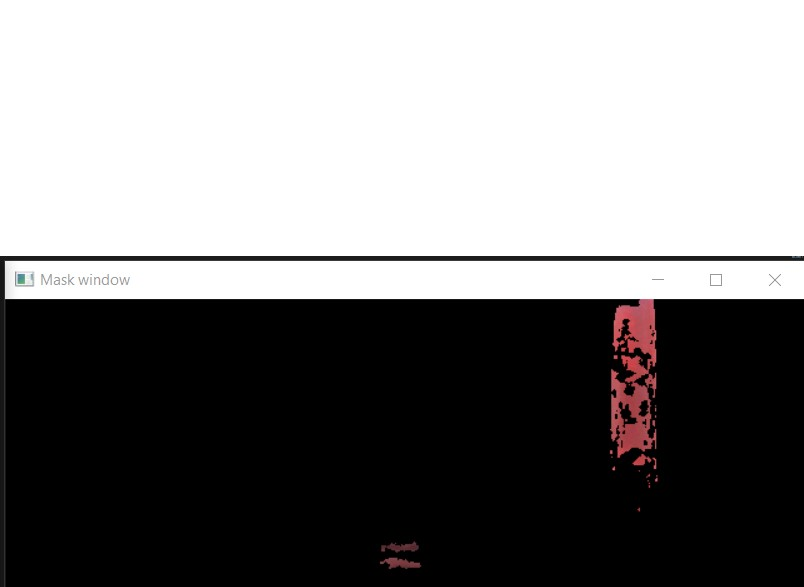
#> input picture red pen lid.jpg, 804 x 587 px, given in place of the camera
$ python 'Red motion detector.py'
#> lines starting #> are read from the running program, lines starting #| are printed output that depends on the picture; after the words box and inside, x2 and y2 are one past the last pixel; in counts of white or black regions, pixels touching at a corner belong together
from __future__ import print_function

import cv2 # Import the OpenCV library
import numpy as np # Import Numpy library
import matplotlib.pyplot as plt


def main():
    """
    Main method of the program.
    """

    # Create a VideoCapture object
    cap = cv2.VideoCapture(0)


    # Create the background subtractor object
    # Use the last 700 video frames to build the background
    back_sub = cv2.createBackgroundSubtractorMOG2(history=500,
        varThreshold=50, detectShadows=True)

    # Create kernel for morphological operation
    # You can tweak the dimensions of the kernel
    # e.g. instead of 20,20 you can try 30,30.
    kernel = np.ones((20,20),np.uint8)

    while(1):

        # Capture frame-by-frame
        # This method returns True/False as well
        # as the video frame.
        ret, frame = cap.read()
#> frame is the input picture: shape (587, 804, 3); mean B, G, R 128.8, 128.8, 129.8

        hsv = cv2.cvtColor(frame,cv2.COLOR_BGR2HSV)
#> hsv: shape (587, 804, 3); mean H, S, V 3, 5.6, 129.9
        lower_colour = np.array([170,120,10])
        upper_colour = np.array([180,255,255])
        mask=cv2.inRange(hsv,lower_colour,upper_colour)
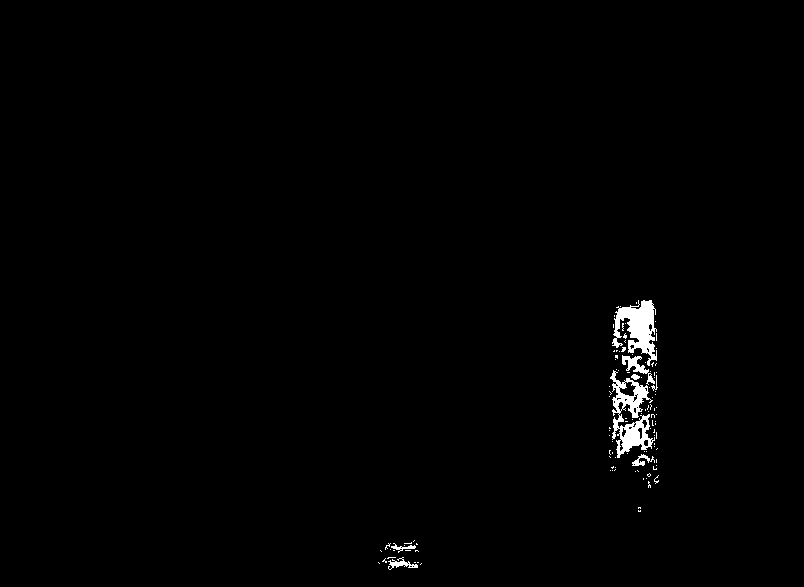
#> mask: shape (587, 804); 0.89% white; 110 white regions (102 under 20 px), largest, box (x1, y1, x2, y2) and area: (610, 370, 655, 458) 1653, (612, 300, 657, 366) 1502, (622, 355, 655, 385) 288
        # Use every frame to calculate the foreground mask and update
        # the background
        fg_mask = back_sub.apply(frame)
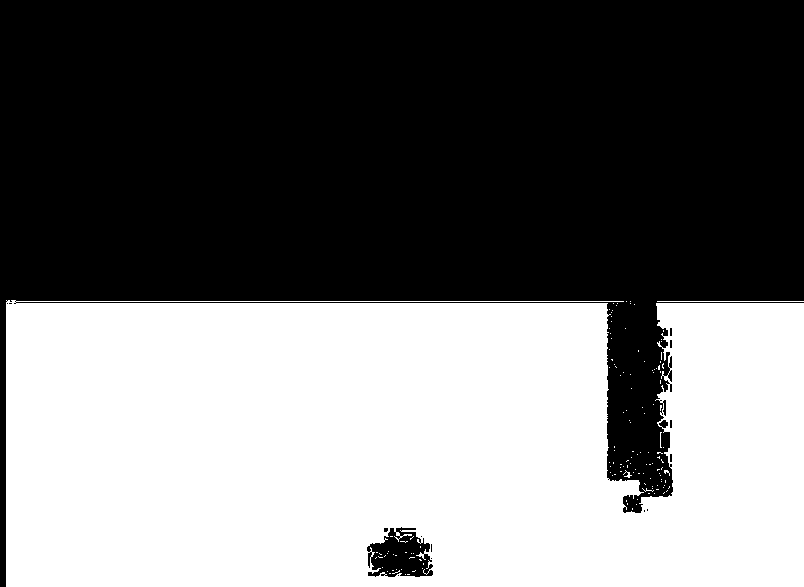
#> fg_mask: shape (587, 804); values 127 (black) and 255 (white), 45.4% white; 140 white regions (137 under 20 px), largest, box (x1, y1, x2, y2) and area: (6, 300, 804, 587) 213768, (657, 301, 804, 302) 147, (623, 470, 632, 478) 25

        # Close dark gaps in foreground object using closing
        fg_mask = cv2.morphologyEx(fg_mask, cv2.MORPH_CLOSE, kernel)
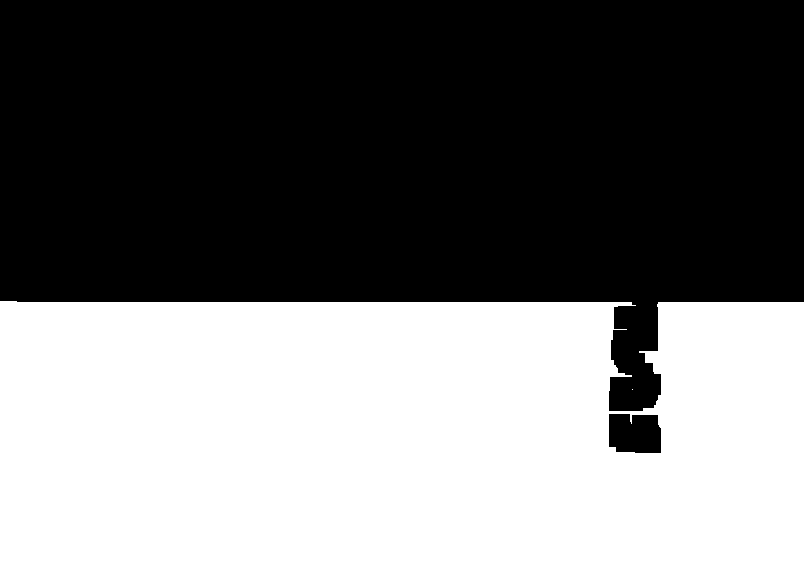
#> fg_mask: shape (587, 804); values 127 (black) and 255 (white), 47.2% white; 2 white regions (1 under 20 px), largest, box (x1, y1, x2, y2) and area: (0, 301, 804, 587) 222655

        # Remove salt and pepper noise with a median filter
        fg_mask = cv2.medianBlur(fg_mask, 5)
#> fg_mask: shape (587, 804); values 127 (black) and 255 (white), 47.2% white; 1 white region, box (x1, y1, x2, y2) and area: (0, 301, 804, 587) 222639

        # Threshold the image to make it either black or white
        _, fg_mask = cv2.threshold(fg_mask,200,255,cv2.THRESH_BINARY)
#> fg_mask: shape (587, 804); 47.2% white; 1 white region

        # Find the index of the largest contour and draw bounding box
        fg_mask_bb = fg_mask
        contours, hierarchy = cv2.findContours(mask,cv2.RETR_TREE,cv2.CHAIN_APPROX_SIMPLE)[-2:]
#> contours = 153 contours, 138 with area under 20; largest, box (x1, y1, x2, y2) and area: (610, 370, 655, 458) 1742, (612, 300, 657, 366) 1332, (622, 355, 655, 385) 220, (619, 381, 637, 397) 158, (388, 557, 418, 570) 95
        areas = [cv2.contourArea(c) for c in contours]
#> areas = 153 values, max 1742 at index 93, min 0 at index 0, mean 27.14

        # If there are no countours
        if len(areas) < 1 :


            # If "q" is pressed on the keyboard,
            # exit this loop
            if cv2.waitKey(30) & 0xFF == ord('q'):
                break

            # Go to the top of the while loop
            continue

        else:
            # Find the largest moving object in the image
            max_index = np.argmax(areas)
#> max_index = 93


        # Draw the bounding box
            cnt = contours[max_index]
#> cnt = contour of 333 points, box (x1, y1, x2, y2) (610, 370, 655, 458), area 1742
            x,y,w,h = cv2.boundingRect(cnt)
#> x = 610; y = 370; w = 45; h = 88

            cv2.rectangle(frame,(x,y),(x+w,y+h),(0,255,0),5)


        # Draw circle in the center of the bounding box
            x2 = x + int(w/2)
#> x2 = 632
            y2 = y + int(h/2)
#> y2 = 414

            cv2.circle(frame,(x2,y2),5,(0,255,0),5)

            rect = cv2.minAreaRect(cnt)
#> rect = ((632.2, 413), (42.04, 87.15), -1.88)
            box = cv2.boxPoints(rect)
#> box = [[612.6, 457.2], [609.7, 370.1], [651.8, 368.7], [654.6, 455.8]]
            box = np.int0(box)
#> box = [[612, 457], [609, 370], [651, 368], [654, 455]]
            cv2.drawContours(frame,[box],0,(0,0,255),2)


        # Print the centroid coordinates (we'll use the center of the
        # bounding box) on the image
            text = "x: " + str(x2) + ", y: " + str(y2)
#> text = 'x: 632, y: 414'

            print('Centre of contour box:',text)
#| Centre of contour box: x: 632, y: 414


            cv2.putText(frame, text, (x2 - 5, y2 - 10),
                    cv2.FONT_HERSHEY_SIMPLEX, 0.3, (0, 255, 0), 2)
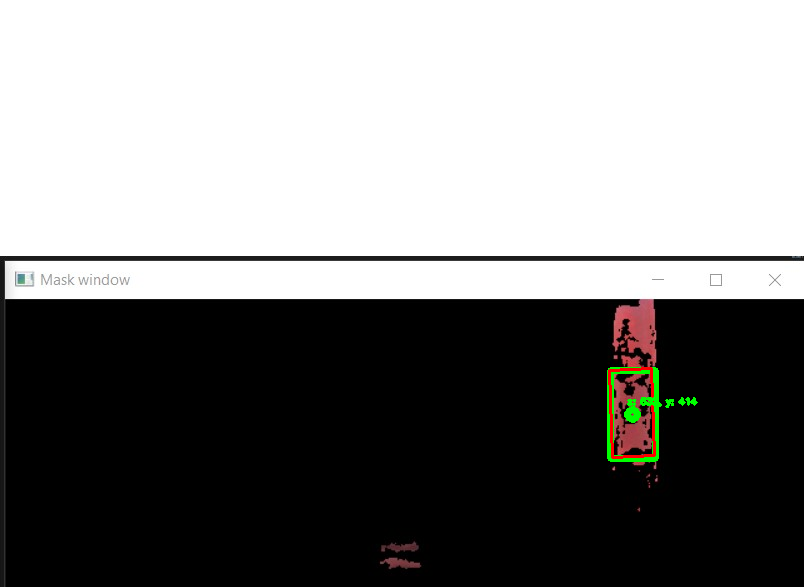
#> frame: shape (587, 804, 3); mean B, G, R 128.7, 129.5, 129.9


        res=cv2.bitwise_and(frame,frame,mask=mask)


        #Display the resulting frame

        masked_img= cv2.imshow('Mask window',res)
        camera_img = cv2.imshow('Camera window',frame)


        # If "q" is pressed on the keyboard,
        # exit this loop
        if cv2.waitKey(30) & 0xFF == ord('q'):
#> (key q is pressed here)
            break

        text_file= open("Coordinate_output.txt", "w")
        text_file.write(text)
    # Close down the video stream
    cap.release()
    cv2.destroyAllWindows()

if __name__ == '__main__':
    print(__doc__)
    main()
